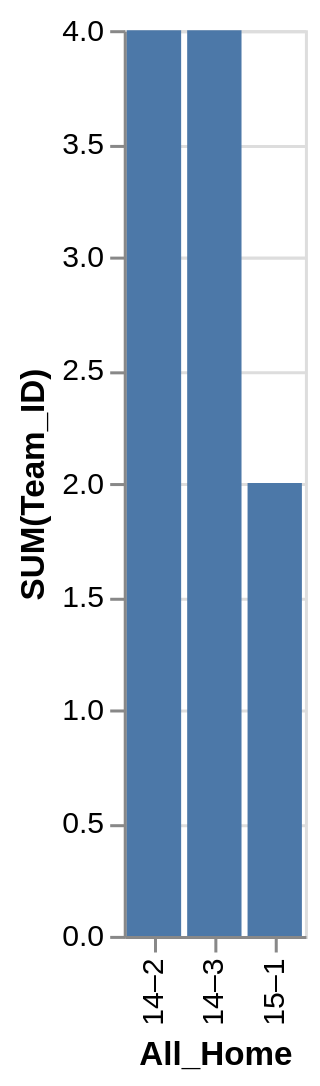

Here is the Vega-Lite specification saved for this chart:
### Vega-Lite specification from a JSON file in a GitHub repository (floating-point values rounded to 4 significant figures)
{"data": {"values": [{"x_data": "14–2", "y_data": 4}, {"x_data": "14–3", "y_data": 4}, {"x_data": "15–1", "y_data": 2}]}, "mark": "bar", "encoding": {"x": {"field": "x_data", "type": "nominal", "title": "All_Home", "sort": "ascending"}, "y": {"field": "y_data", "type": "quantitative", "title": "SUM(Team_ID)"}}}
